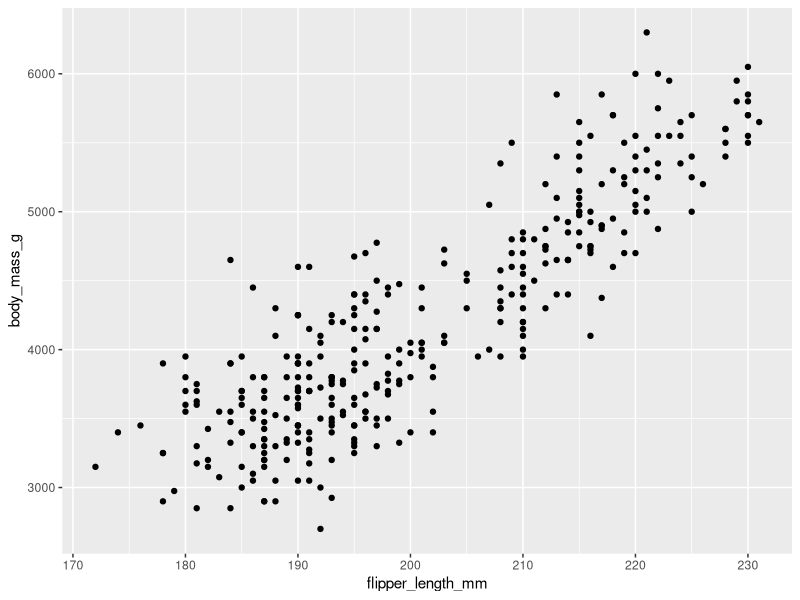
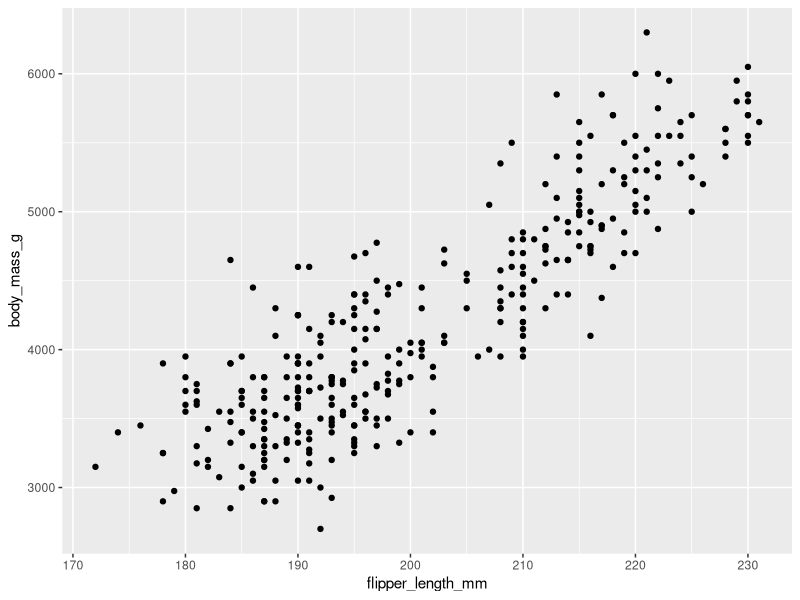
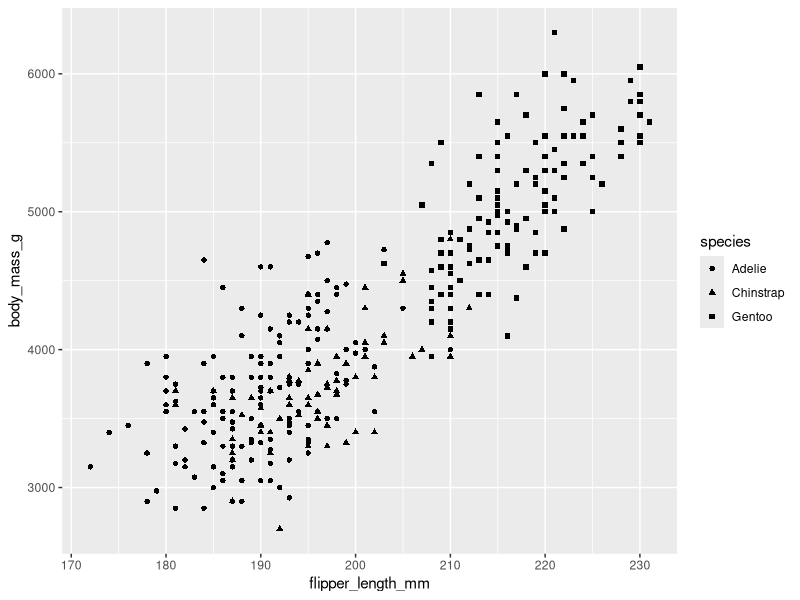
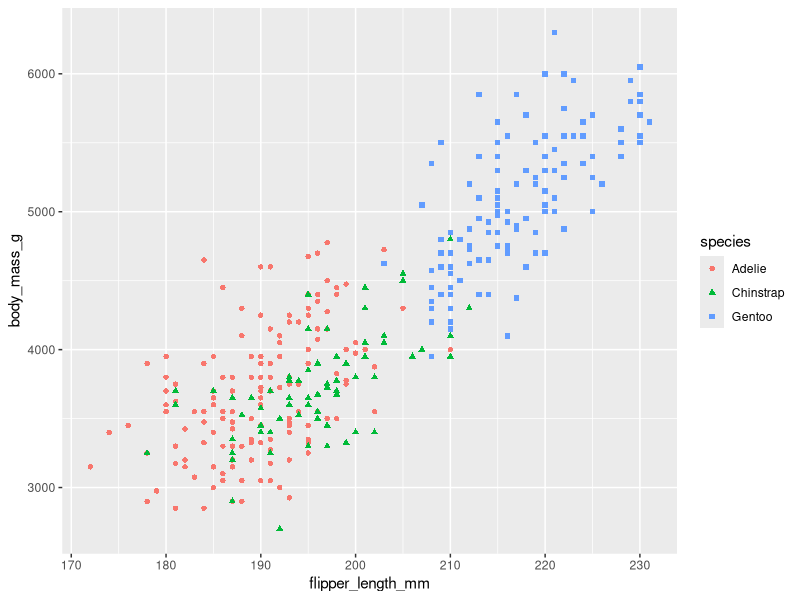
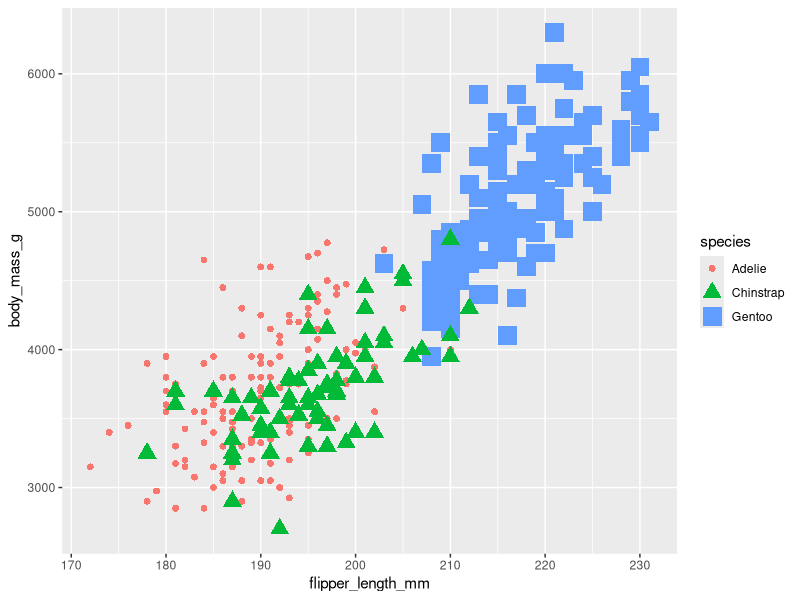
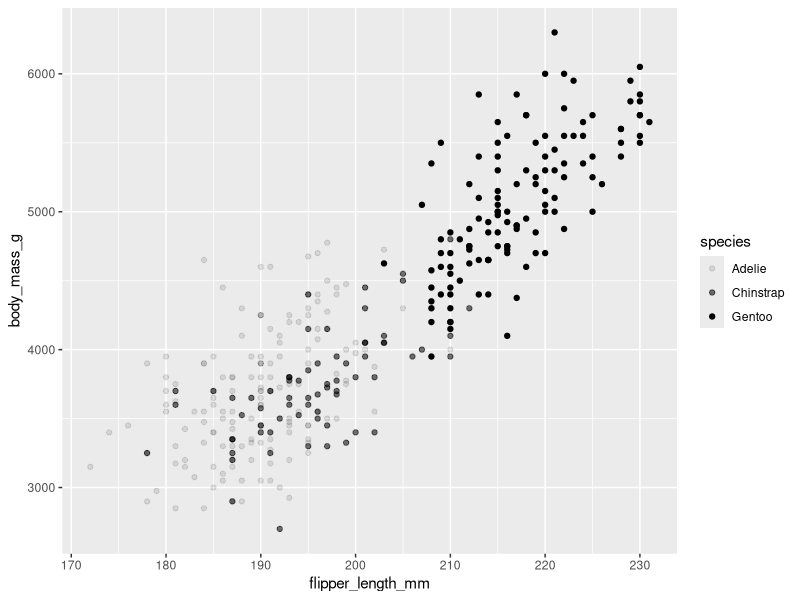
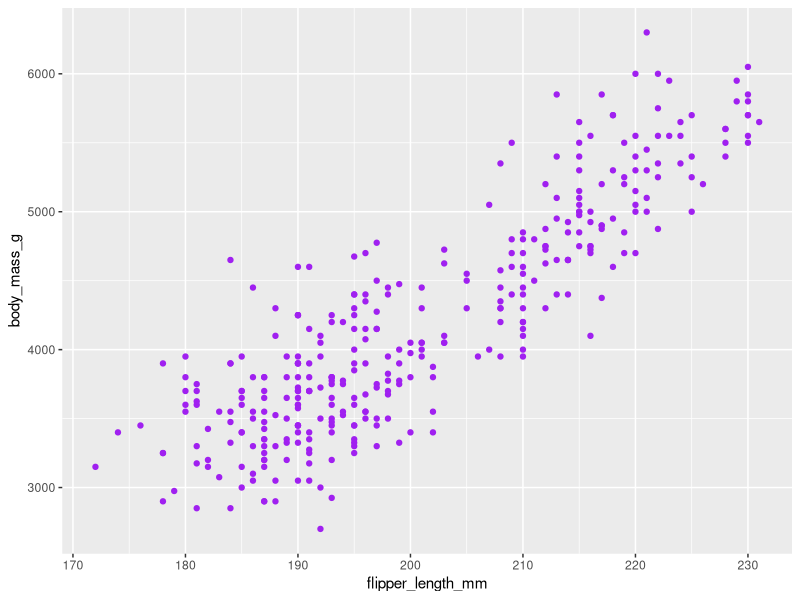
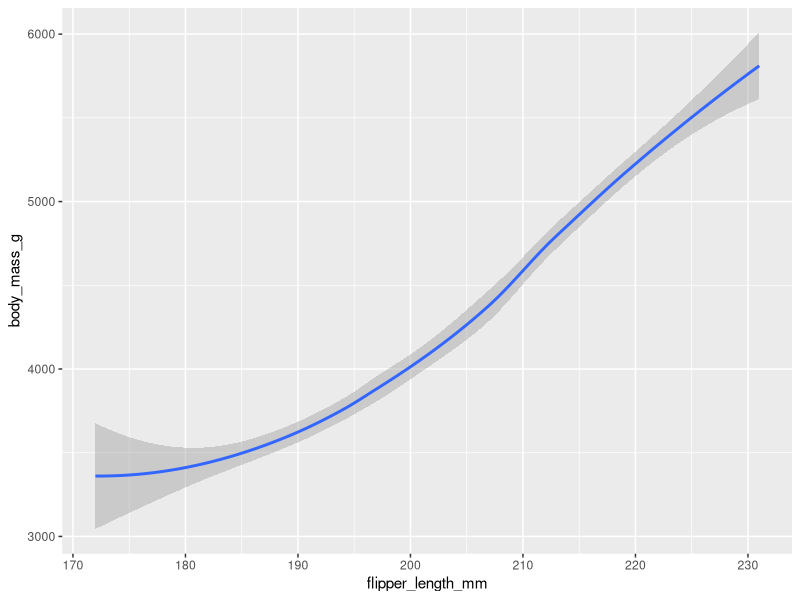

Recreate these plots in R, in order.
## ---- chunk 1
library("ggplot2")
library("palmerpenguins")
## ---- chunk 2
data("penguins")
View(penguins)
## ---- chunk 3
 ggplot(data = penguins) +
  geom_point(mapping = aes(x = flipper_length_mm, y = body_mass_g))
## ---- chunk 4
ggplot(data = penguins, mapping = aes(x = flipper_length_mm, y = body_mass_g)) +
  geom_point()
## ---- chunk 5
ggplot(data = penguins) +
  geom_point(mapping = aes(x = flipper_length_mm, y = body_mass_g, shape = species))
## ---- chunk 6
ggplot(data = penguins) +
  geom_point(mapping = aes(x = flipper_length_mm, y = body_mass_g, shape = species, color = species))
## ---- chunk 7
ggplot(data = penguins) +
  geom_point(mapping = aes(x = flipper_length_mm, y = body_mass_g, shape = species, color = species, size = species))
## ---- chunk 8
ggplot(data = penguins) +
  geom_point(mapping = aes(x = flipper_length_mm, y = body_mass_g, alpha = species))
## ---- chunk 9
ggplot(data = penguins) +
  geom_point(mapping = aes(x = flipper_length_mm, y = body_mass_g), color = "purple")
## ---- chunk 10
ggplot(data = penguins) +
  geom_smooth(mapping = aes(x = flipper_length_mm, y = body_mass_g))
## ---- chunk 11
ggplot(data = penguins) +
  geom_smooth(mapping = aes(x = flipper_length_mm, y = body_mass_g)) +
  geom_point(mapping = aes(x = flipper_length_mm, y = body_mass_g))
## ---- chunk 12
ggplot(data = penguins) +
  geom_smooth(mapping = aes(x = flipper_length_mm, y = body_mass_g, linetype = species))
## ---- chunk 13
ggplot(data = penguins) +
  geom_jitter(mapping = aes(x = flipper_length_mm, y = body_mass_g))
## ---- chunk 14
ggplot(data = penguins) +
  geom_point(mapping = aes(x = flipper_length_mm, y = body_mass_g, color = species)) +
  facet_grid(sex ~ species)
## ---- chunk 15
ggplot(data = diamonds) +
  geom_bar(mapping = aes(x = cut))
## ---- chunk 16
ggplot(data = diamonds) +
  geom_bar(mapping = aes(x = cut, color = cut))
## ---- chunk 17
ggplot(data = diamonds) +
  geom_bar(mapping = aes(x = cut, fill = cut))
## ---- chunk 18
ggplot(data = diamonds) +
  geom_bar(mapping = aes(x = cut, fill = clarity))
## ---- chunk 19
ggplot(data = penguins) +
  geom_point(mapping = aes(x = flipper_length_mm, y = body_mass_g, color = species)) +
  facet_wrap(~species)
## ---- chunk 20
ggplot(data = diamonds) +
  geom_bar(mapping = aes(x = color, fill = cut)) +
  facet_wrap(~cut)
## ---- chunk 21
ggplot(data = penguins) +
  geom_point(mapping = aes(x = flipper_length_mm, y = body_mass_g, color = species)) +
  labs(title = "Palmer Penguins: Body Mass vs. Flipper Length")
## ---- chunk 22
ggplot(data = penguins) +
  geom_point(mapping = aes(x = flipper_length_mm, y = body_mass_g, color = species)) +
  labs(title = "Palmer Penguins: Body Mass vs. Flipper Length", subtitle = "Sample of Three Penguins Species")
## ---- chunk 23
ggplot(data = penguins) +
  geom_point(mapping = aes(x = flipper_length_mm, y = body_mass_g, color = species)) +
  labs(title = "Palmer Penguins: Body Mass vs. Flipper Length", subtitle = "Sample of Three Penguins Species", caption = "Data collected by Dr. Kristen Gorman")
## ---- chunk 24
ggplot(data = penguins) +
  geom_point(mapping = aes(x = flipper_length_mm, y = body_mass_g, color = species)) +
  labs(title = "Palmer Penguins: Body Mass vs. Flipper Length", subtitle = "Sample of Three Penguins Species", caption = "Data collected by Dr. Kristen Gorman") + 
  annotate("text",x=220, y=3500, label= "The Gentoos are the largest" )
## ---- chunk 25
ggplot(data = penguins) +
  geom_point(mapping = aes(x = flipper_length_mm, y = body_mass_g, color = species)) +
  labs(title = "Palmer Penguins: Body Mass vs. Flipper Length", subtitle = "Sample of Three Penguins Species", caption = "Data collected by Dr. Kristen Gorman") + 
  annotate("text",x=220, y=3500, label= "The Gentoos are the largest", color="purple" )
## ---- chunk 26
ggplot(data = penguins) +
  geom_point(mapping = aes(x = flipper_length_mm, y = body_mass_g, color = species)) +
  labs(title = "Palmer Penguins: Body Mass vs. Flipper Length", subtitle = "Sample of Three Penguins Species", caption = "Data collected by Dr. Kristen Gorman") + 
  annotate("text",x=220, y=3500, label= "The Gentoos are the largest", color="purple", fontface="bold", size=4.5 )
## ---- chunk 27
ggplot(data = penguins) +
  geom_point(mapping = aes(x = flipper_length_mm, y = body_mass_g, color = species)) +
  labs(title = "Palmer Penguins: Body Mass vs. Flipper Length", subtitle = "Sample of Three Penguins Species", caption = "Data collected by Dr. Kristen Gorman") + 
  annotate("text",x=220, y=3500, label= "The Gentoos are the largest", color="purple", fontface="bold", size=4.5, angle=25 )
## ---- chunk 28
p <- ggplot(data = penguins) +
  geom_point(mapping = aes(x = flipper_length_mm, y = body_mass_g, color = species)) +
  labs(title = "Palmer Penguins: Body Mass vs. Flipper Length", subtitle = "Sample of Three Penguins Species", caption = "Data collected by Dr. Kristen Gorman") 
## ---- chunk 29
p + annotate("text",x=220, y=3500, label= "The Gentoos are the largest", color="purple", fontface="bold", size=4.5, angle=25 )
